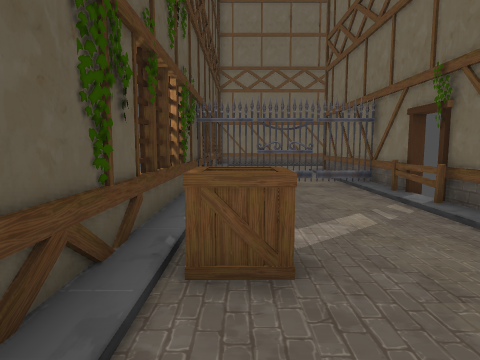
view 1 (above)

13 first-person views from a walk through a 3-D level made in the Godot game engine. The camera is 1.3 m above the floor, tilts 6° down and sees 75° across. The floor is counted in squares, 1 m on a side. Each view is taken from the middle of a square. On the plan, view 1 faces up. The plan holds only what a view shows up to about 14 squares ahead; the rest is blank. The place goes on beyond the plan. Flat picture figures and markers are left out. Characters and animated objects are not drawn. Door leaves are left out where a doorway can be walked through.

view 2
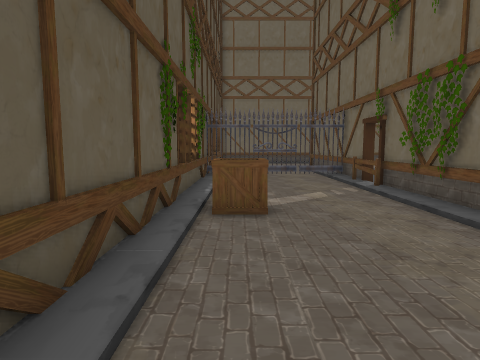

view 3
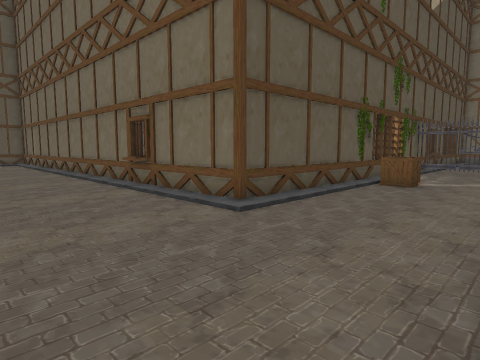

view 4
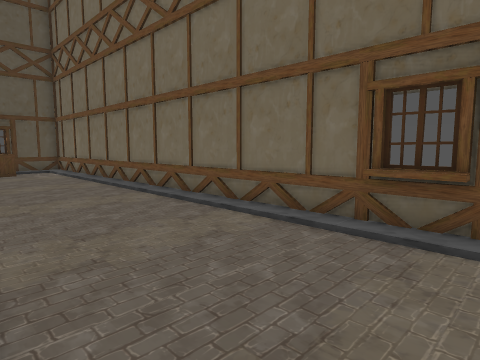

view 5
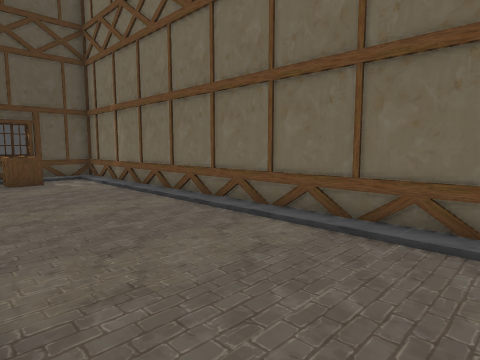

view 6
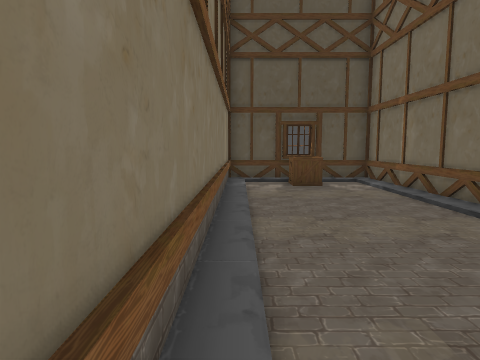

view 7
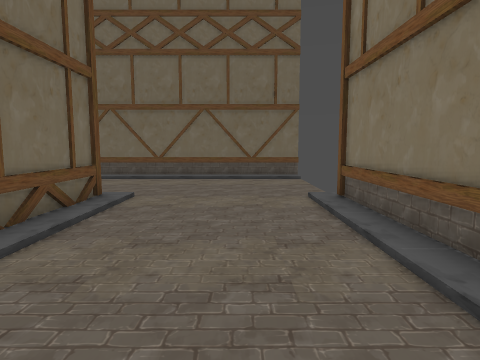

view 8
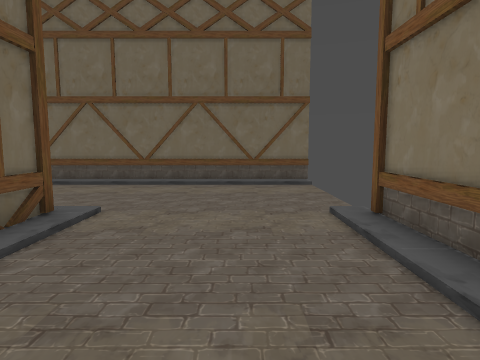

view 9
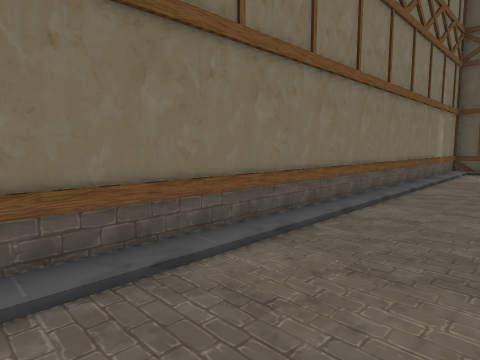

view 10
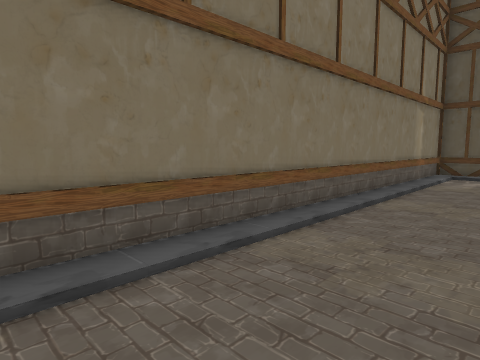

view 11
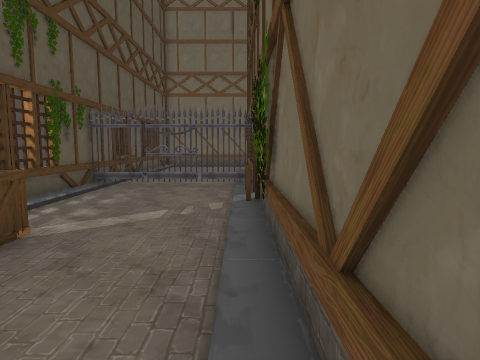

view 12
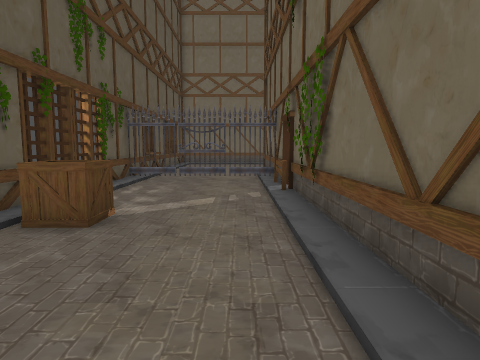

view 13
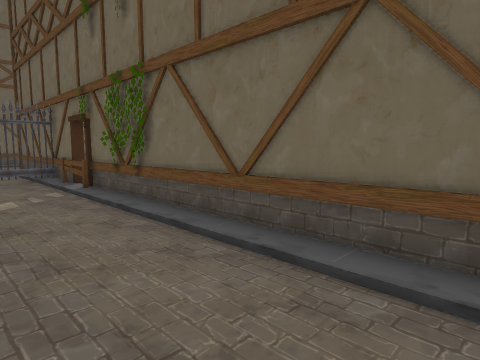

### Floor plan
Key: @ floor where view 1 was taken; # wall or solid block; x gap in a wall; . floor; / step, stairs or slope; D open door; = window, fence, low wall or low ledge; F fence; C crate.
Columns run from 26 left of view 1 to 5 right of it. Each row starts with its distance up from view 1.
 13                         ##    ##
 12                         ##....=#
 11                         #FFxxFF#
 10                         #/..../#
  9                         #/..../#
  8                         #/....FD
  7                         #/....FD
  6                         #/..../#
  5                         #/....##
  4                         #/C...##
  3                         #/C...##
  2                         #/..../#
  1                         #/..../#
  0                         #/@.../#
 -1                         #/..../#
 -2                         #/..../#
 -3 #########################/..../#
 -4 #//////////////////##/////..../#
 -5 #/............................/#
 -6 ##C.........................../#
 -7 ##C.........................../#
 -8 #/............................/#
 -9 #/////////////////////////..../#
-10 #########################      #

Positions as (right, up) in squares from view 1, and headings:
1: (0, 0), facing up
2: (0, -3), facing up
3: (4, -9), facing up-left
4: (-5, -9), facing up-left
5: (-10, -9), facing up-left
6: (-12, -9), facing left
7: (-9, -7), facing right
8: (-7, -7), facing right
9: (-7, -6), facing down-left
10: (-10, -6), facing down-left
11: (4, -1), facing up
12: (3, -2), facing up
13: (1, -3), facing up-right
